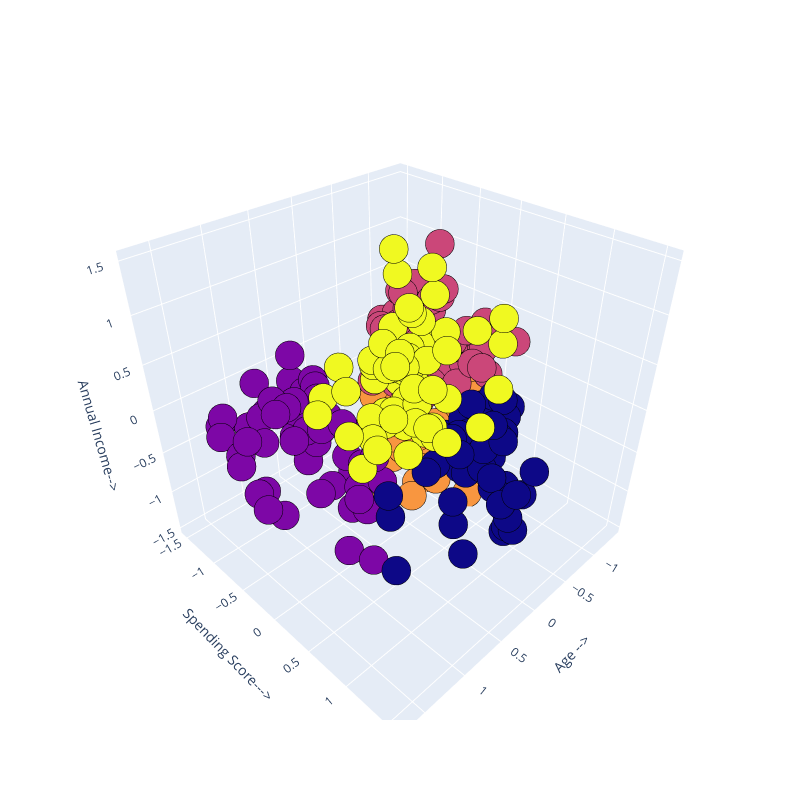

Notebook code for this chart:
### Code cell
model = KMeans(n_clusters=5, init="k-means++", max_iter=300, n_init=10, random_state=0)
model.fit_predict(transformed.iloc[:, :3])

Scene = dict(xaxis=dict(title='PCA_1-->'), yaxis=dict(title='PCA_2--->'), zaxis=dict(title='PCA_3--->'))

labels = model.labels_
trace = go.Scatter3d(x=transformed.iloc[:, 0], y=transformed.iloc[:, 1], z=transformed.iloc[:, 2], mode='markers',
                     marker=dict(color=labels, size=10, line=dict(color='black',width=10)))
layout = go.Layout(margin=dict(l=0,r=0),scene = Scene,height = 800,width = 800)
data = [trace]
fig = go.Figure(data = data, layout = layout)
fig.show()

### Figure 1 — Plotly figure (JSON) as saved in the notebook; plotly's stock layout.template omitted (floating-point values rounded to 4 significant figures; data arrays with more than 128 entries replaced by an {"elided": "..."} marker saying what was removed)
{"data": [{"marker": {"color": {"elided": "293 int values"}, "line": {"color": "black", "width": 10}, "size": 10}, "mode": "markers", "x": {"elided": "293 float values"}, "y": {"elided": "293 float values"}, "z": {"elided": "293 float values"}, "type": "scatter3d"}], "layout": {"height": 800, "margin": {"l": 0, "r": 0}, "scene": {"xaxis": {"title": {"text": "Age -->"}}, "yaxis": {"title": {"text": "Spending Score--->"}}, "zaxis": {"title": {"text": "Annual Income-->"}}}, "width": 800}}
